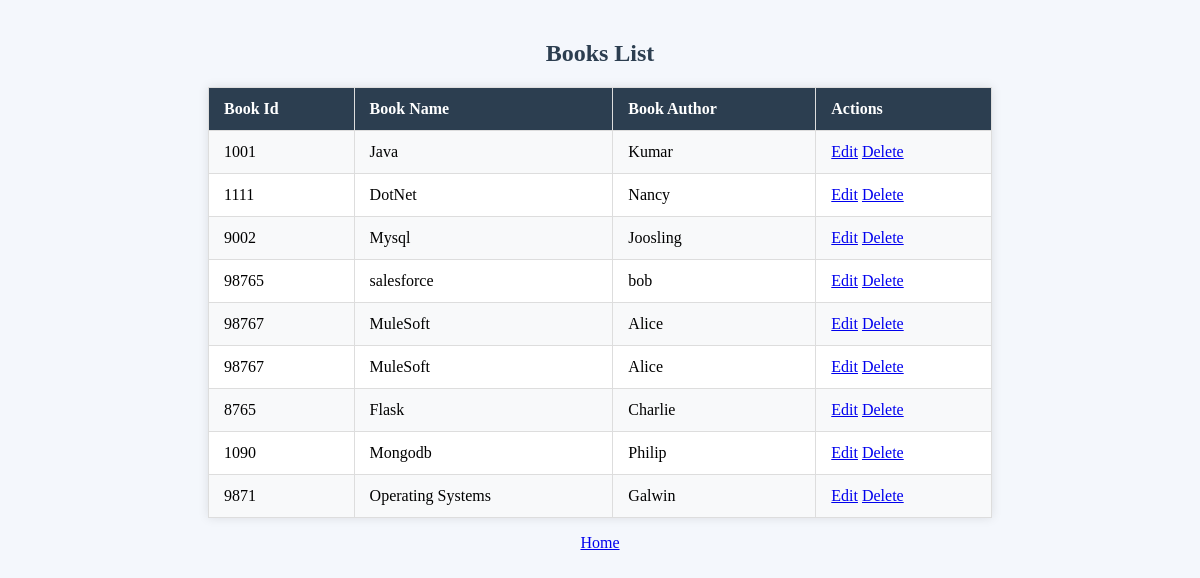
/books, run on the app's committed database.
### tables this page shows
CREATE TABLE books( bookid text not null,
name text not null,
author text not null);

### bookapp.py (the view)
@app.route("/books")
def displaybooks():
    conn = get_db_connection()
    cursor = conn.cursor()
    query = "select * from books"
    cursor.execute(query)
    books = cursor.fetchall()
    return render_template("books.html", books=books)

### bookapp.py (called while the page is built)
def get_db_connection():
    conn = sqlite3.connect('books.db')
    conn.row_factory = sqlite3.Row  # To access columns by name
    return conn

### templates/books.html (shortened to what this page needs)
<html>
<head>
</head>
<body>
    <h2>Books List</h2>
    <table>
        <tr>
            <th>Book Id</th>
            <th>Book Name</th>
            <th>Book Author</th>
            <th>Actions</th>
        </tr>
        {% for book in books %}
        <tr>
            <td>{{book.bookid}}</td>
            <td>{{book.name}}</td>
            <td>{{book.author}}</td>
            <td>
                <a href="/edit/{{book.bookid}}">Edit</a>
                 <a href="/delete/{{book.bookid}}">Delete</a>
            </td>
        </tr>
        {% endfor %}
    </table>
    <p align="center"><a href="/">Home</a></p>
</body>
</html>

### templates/books.html (style rules this page uses)
body { font-family: Aria sans-serif; background-color: #f4f7fc; margin: 40px; }
h2 { text-align: center; color: #2c3e50; }
table { margin: 0px auto; width: 70%; border-collapse: collapse; background-color: white; box-shadow: 0 0 10px rgba(0,0,0,0.1); }
th,td { border: 1px solid #ddd; padding: 12px 15px; text-align: left; }
th { background-color: #2c3e50; color: white; }
tr:nth-child(even) { background-color: #f8f9fa; }

### data on the page
books: bookid "1001", name "Java", author "Kumar"
books: bookid "1111", name "DotNet", author "Nancy"
books: bookid "9002", name "Mysql", author "Joosling"
books: bookid "98765", name "salesforce", author "bob"
books: bookid "98767", name "MuleSoft", author "Alice"
books: bookid "98767", name "MuleSoft", author "Alice"
books: bookid "8765", name "Flask", author "Charlie"
books: bookid "1090", name "Mongodb", author "Philip"
books: bookid "9871", name "Operating Systems", author "Galwin"
